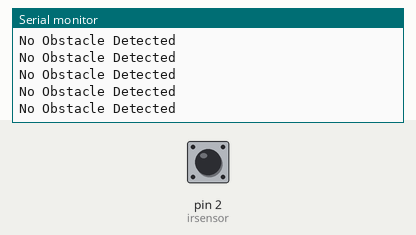
This sketch was run on a simulated Arduino Uno, built with avr-gcc and run on an emulated ATmega328P. Shown: the last lines printed to the serial monitor. The inputs (shaded band) are chosen by the test bench; at power-on: pin 2 (irsensor) LOW.

Above: at 1.2 s.
1.3 s: pin 2 (irsensor) driven HIGH
At 2.4 s:
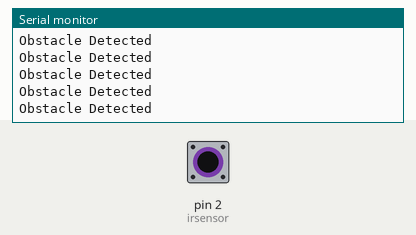
3.2 s: pin 2 (irsensor) driven LOW
At 4.3 s:
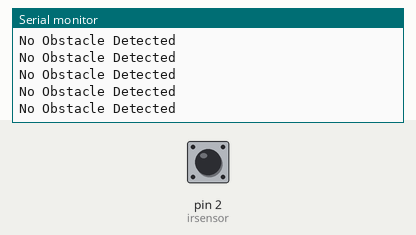
6.2 s: pin 2 (irsensor) driven HIGH
At 6.7 s:
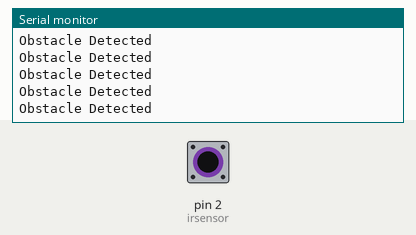
9.2 s: pin 2 (irsensor) pulsed LOW 2 times (0.12 s each, 0.3 s apart)
12.8 s: pin 2 (irsensor) driven LOW
At 13.4 s:
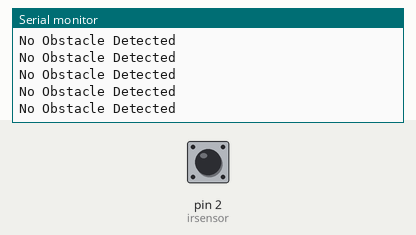
15.8 s: pin 2 (irsensor) driven HIGH
At 16.6 s:
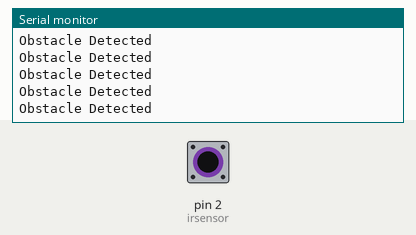

Measured:
- after the input at 1.3 s, the serial monitor: prints a new line after 0.07 s (image 1)
- after the input at 12.8 s, the serial monitor: prints a new line after 0.08 s (image 4)

The sketch:

ALCOOL_GEL_12_2022.ino
```cpp
//https://www.youtube.com/watch?v=XkWkTyl2cz8&ab_channel=SilvasianMahen

int irsensor=2; // THE OUTPUT OF IR SENSOR CONNECTED TO PIN NO 10.
int relay_module=0; // THE RELAY MODULE CONNECTED TO PIN NO 13.
int sensor_value;  // VARIABLE TO HOLD READ SENSOR VALUE.


void setup() {
pinMode(irsensor,INPUT); // CONFIGURING PIN NO 10 AS INPUT.
pinMode(relay_module,OUTPUT); //CONFIGURING PIN NO 13 AS OUTPUT.
Serial.begin(9600); // SHOWS OUTPUT VALUE OF SENSOR IN SERIAL MONITOR.

}

void loop() {
  sensor_value=digitalRead(irsensor);
  if(sensor_value==HIGH)
  {
    digitalWrite(relay_module,HIGH);
    Serial.println("Obstacle Detected");
    }
    else
    {
      digitalWrite(relay_module,LOW);
      Serial.println("No Obstacle Detected");
      }

}
```
